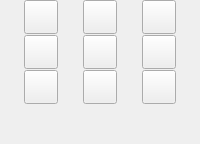
          <widget class="QWidget" name="tab">
           <property name="sizePolicy">
            <sizepolicy hsizetype="Preferred" vsizetype="Preferred">
             <horstretch>0</horstretch>
             <verstretch>0</verstretch>
            </sizepolicy>
           </property>
           <attribute name="title">
            <string>action</string>
           </attribute>
           <layout class="QGridLayout" name="gridLayout_3">
            <property name="leftMargin">
             <number>0</number>
            </property>
            <property name="topMargin">
             <number>0</number>
            </property>
            <property name="rightMargin">
             <number>0</number>
            </property>
            <property name="bottomMargin">
             <number>0</number>
            </property>
            <property name="spacing">
             <number>1</number>
            </property>
            <item row="0" column="0">
             <widget class="QPushButton" name="button_upgrade">
              <property name="sizePolicy">
               <sizepolicy hsizetype="Preferred" vsizetype="Preferred">
                <horstretch>0</horstretch>
                <verstretch>0</verstretch>
               </sizepolicy>
              </property>
              <property name="styleSheet">
               <string notr="true">QPushButton{min-width: 32px;min-height: 32px;max-width: 32px;max-height: 32px;image: url(:/ui/upgrade_highlight.png);}QPushButton:hover,QPushButton:pressed{image: url(:/ui/upgrade_dark.png);}
</string>
              </property>
              <property name="text">
               <string/>
              </property>
             </widget>
            </item>
            <item row="1" column="0">
             <widget class="QPushButton" name="button_fix">
              <property name="sizePolicy">
               <sizepolicy hsizetype="Preferred" vsizetype="Preferred">
                <horstretch>0</horstretch>
                <verstretch>0</verstretch>
               </sizepolicy>
              </property>
              <property name="styleSheet">
               <string notr="true">QPushButton{min-width: 32px;min-height: 32px;max-width: 32px;max-height: 32px;image: url(:/ui/repair_highlight.png);}QPushButton:hover,QPushButton:pressed{image: url(:/ui/repair_dark.png);}
</string>
              </property>
              <property name="text">
               <string/>
              </property>
             </widget>
            </item>
            <item row="1" column="1">
             <widget class="QPushButton" name="button_march">
              <property name="sizePolicy">
               <sizepolicy hsizetype="Preferred" vsizetype="Preferred">
                <horstretch>0</horstretch>
                <verstretch>0</verstretch>
               </sizepolicy>
              </property>
              <property name="styleSheet">
               <string notr="true">QPushButton{min-width: 32px;min-height: 32px;max-width: 32px;max-height: 32px;image: url(:/ui/march_highlight.png);}QPushButton:hover,QPushButton:pressed{image: url(:/ui/march_dark.png);}
</string>
              </property>
              <property name="text">
               <string/>
              </property>
             </widget>
            </item>
            <item row="3" column="0">
             <widget class="QPushButton" name="button_delete">
              <property name="sizePolicy">
               <sizepolicy hsizetype="Preferred" vsizetype="Preferred">
                <horstretch>0</horstretch>
                <verstretch>0</verstretch>
               </sizepolicy>
              </property>
              <property name="styleSheet">
               <string notr="true">QPushButton{min-width: 32px;min-height: 32px;max-width: 32px;max-height: 32px;image: url(:/ui/delete_highlight.png);}QPushButton:hover,QPushButton:pressed{image: url(:/ui/delete_dark.png);}
</string>
              </property>
              <property name="text">
               <string/>
              </property>
             </widget>
            </item>
            <item row="0" column="1">
             <widget class="QPushButton" name="button_explore">
              <property name="sizePolicy">
               <sizepolicy hsizetype="Preferred" vsizetype="Preferred">
                <horstretch>0</horstretch>
                <verstretch>0</verstretch>
               </sizepolicy>
              </property>
              <property name="styleSheet">
               <string notr="true">QPushButton{min-width: 32px;min-height: 32px;max-width: 32px;max-height: 32px;image: url(:/ui/explore_highlight.png);}QPushButton:hover,QPushButton:pressed{image: url(:/ui/explore_dark.png);}
</string>
              </property>
              <property name="text">
               <string/>
              </property>
             </widget>
            </item>
            <item row="3" column="1">
             <widget class="QPushButton" name="button_patrol">
              <property name="sizePolicy">
               <sizepolicy hsizetype="Preferred" vsizetype="Preferred">
                <horstretch>0</horstretch>
                <verstretch>0</verstretch>
               </sizepolicy>
              </property>
              <property name="styleSheet">
               <string notr="true">QPushButton{min-width: 32px;min-height: 32px;max-width: 32px;max-height: 32px;image: url(:/ui/patrol_highlight.png);}QPushButton:hover,QPushButton:pressed{image: url(:/ui/patrol_dark.png);}
</string>
              </property>
              <property name="text">
               <string/>
              </property>
             </widget>
            </item>
            <item row="0" column="2">
             <widget class="QPushButton" name="button_attack">
              <property name="sizePolicy">
               <sizepolicy hsizetype="Preferred" vsizetype="Preferred">
                <horstretch>0</horstretch>
                <verstretch>0</verstretch>
               </sizepolicy>
              </property>
              <property name="styleSheet">
               <string notr="true">QPushButton{min-width: 32px;min-height: 32px;max-width: 32px;max-height: 32px;image: url(:/ui/attack_highlight.png);}QPushButton:hover,QPushButton:pressed{image: url(:/ui/attack_dark.png);}
</string>
              </property>
              <property name="text">
               <string/>
              </property>
             </widget>
            </item>
            <item row="3" column="2">
             <widget class="QPushButton" name="button_stay">
              <property name="sizePolicy">
               <sizepolicy hsizetype="Preferred" vsizetype="Preferred">
                <horstretch>0</horstretch>
                <verstretch>0</verstretch>
               </sizepolicy>
              </property>
              <property name="styleSheet">
               <string notr="true">QPushButton{min-width: 32px;min-height: 32px;max-width: 32px;max-height: 32px;image: url(:/ui/stay_highlight.png);}QPushButton:hover,QPushButton:pressed{image: url(:/ui/stay_dark.png);}
</string>
              </property>
              <property name="text">
               <string/>
              </property>
             </widget>
            </item>
            <item row="1" column="2">
             <widget class="QPushButton" name="button_defence">
              <property name="sizePolicy">
               <sizepolicy hsizetype="Preferred" vsizetype="Preferred">
                <horstretch>0</horstretch>
                <verstretch>0</verstretch>
               </sizepolicy>
              </property>
              <property name="styleSheet">
               <string notr="true">QPushButton{min-width: 32px;min-height: 32px;max-width: 32px;max-height: 32px;image: url(:/ui/defence_highlight.png);}QPushButton:hover,QPushButton:pressed{image: url(:/ui/defence_dark.png);}
</string>
              </property>
              <property name="text">
               <string/>
              </property>
             </widget>
            </item>
            <item row="4" column="0">
             <spacer name="verticalSpacer_7">
              <property name="orientation">
               <enum>Qt::Orientation::Vertical</enum>
              </property>
              <property name="sizeHint" stdset="0">
               <size>
                <width>20</width>
                <height>40</height>
               </size>
              </property>
             </spacer>
            </item>
           </layout>
          </widget>
